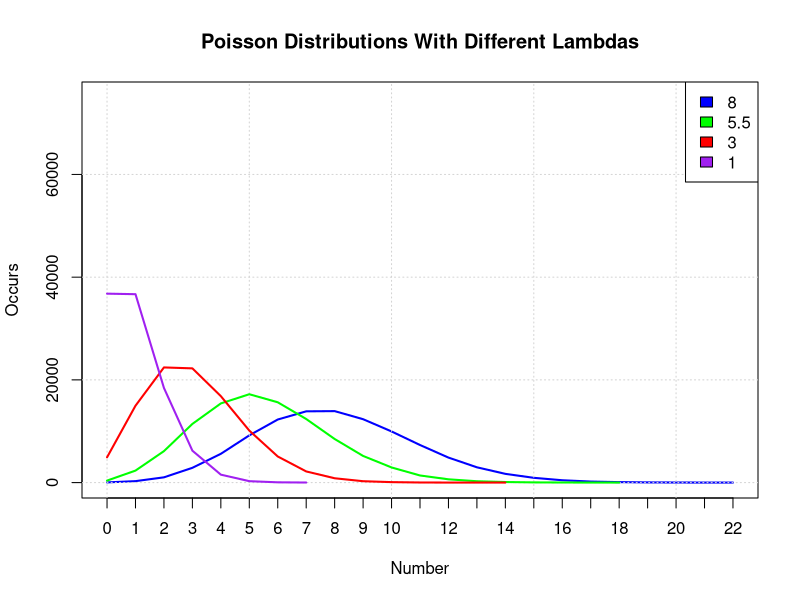

Write the R code that produced this figure.
library(datasets)

# sample poisson distributions with lambdas of 1, 3, 5.5, and 8
plot(table(rpois(100000, 8)), type="l", col="blue", ylim=c(0, 75000), ylab="Occurs", xlab="Number",
     main="Poisson Distributions With Different Lambdas")
grid()
points(table(rpois(100000, 5.5)), type="l", col="green")
points(table(rpois(100000, 3)), type="l", col="red")
points(table(rpois(100000, 1)), type="l", col="purple")
legend("topright", legend = c("8", "5.5","3","1"), fill=c("blue","green","red","purple"))

mean(rpois(100000, 8))
mean(rpois(100000, 5.5))
mean(rpois(100000, 3))
mean(rpois(100000, 1))


df <- warpbreaks
poisson.fit <- glm(breaks ~ wool + tension, df, family = poisson(link = "log"))
summary(poisson.fit)
pred.response <- predict(poisson.fit, 
                         newdata = data.frame(wool=c('B', 'A', 'B', 'A'), tension = c('L','L','L','H')), 
                         type="response")
pred.raw <- predict(poisson.fit, 
                    newdata = data.frame(wool=c('B', 'A', 'B', 'A'), tension = c('L','L','L','H')))


